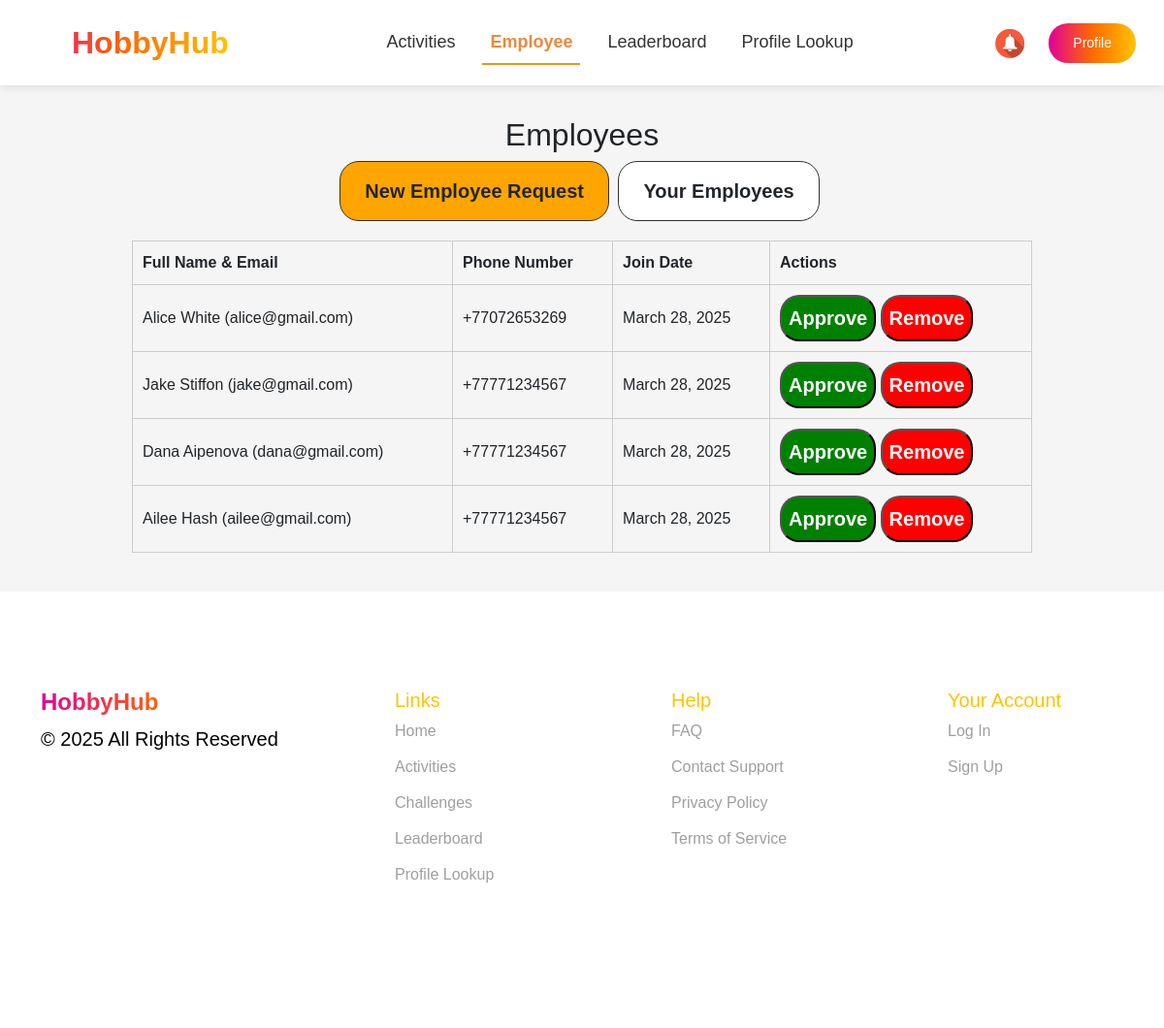
The page /employees/ (signed in) on the database as committed earlier.
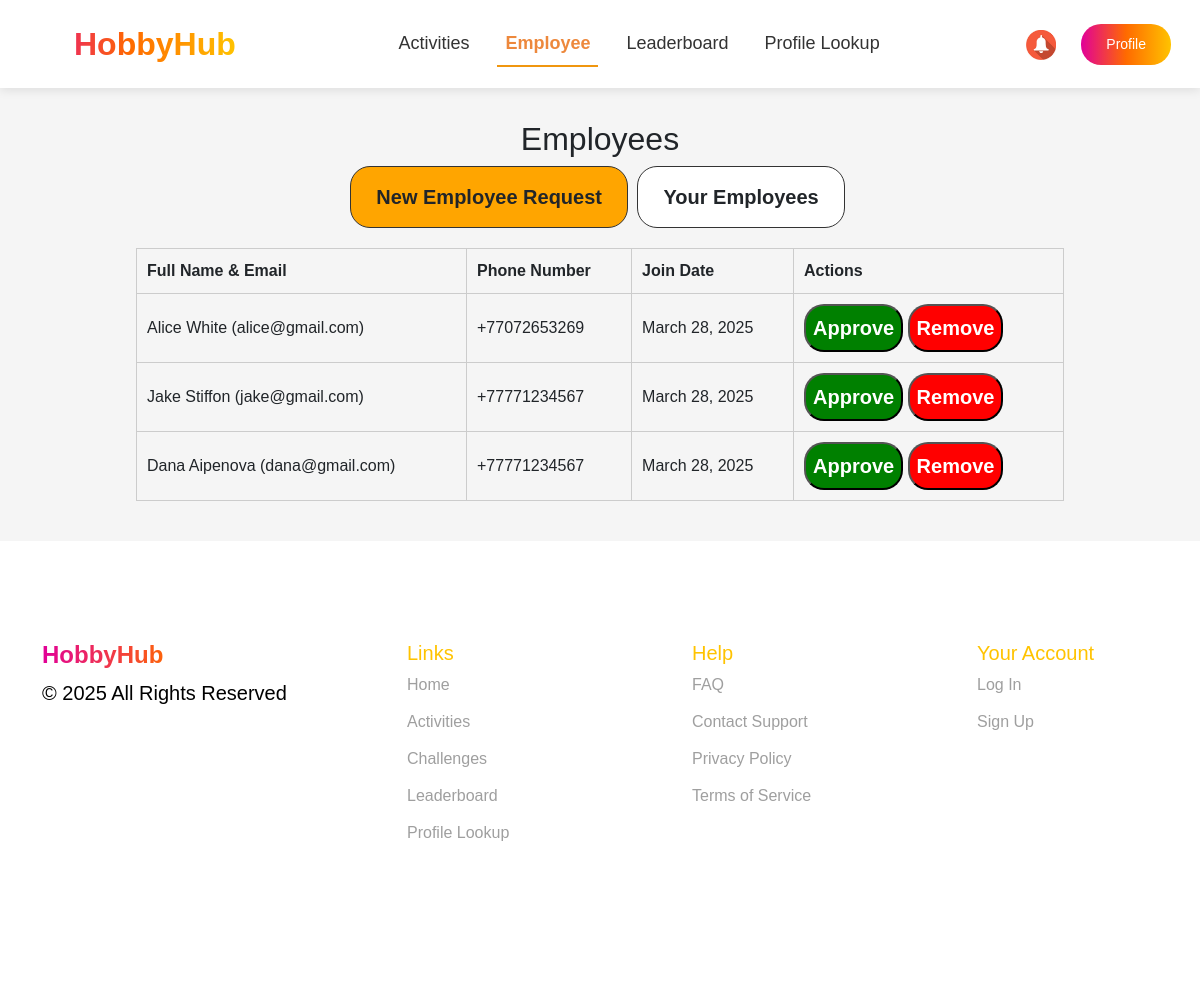
The same page on the database as committed later.
### events/models.py (models this page shows, shortened)
class Employee(models.Model):
    nickname = models.CharField(max_length=100, primary_key=True, verbose_name="Nickname")
    name = models.CharField(max_length=255, verbose_name="Name")
    last_name = models.CharField(max_length=255, verbose_name="Last Name")
    number = models.CharField(max_length=20, verbose_name="Number")
    join_date = models.DateField(verbose_name="Join Date")
    date_of_birth = models.DateField(null=True, blank=True, verbose_name="Date of Birth")
    receive_sms_notifications = models.BooleanField(default=True, verbose_name="Receive SMS Notifications")
    receive_email_notifications = models.BooleanField(default=True, verbose_name="Receive Email Notifications")
    receive_reminders = models.BooleanField(default=True, verbose_name="Receive Reminders")
    social_id = models.CharField(max_length=255, blank=True, null=True)  # ID из социальной сети
    social_provider = models.CharField(max_length=50, blank=True, null=True)  # Провайдер (Google, Facebook и т.д.)
    company = models.ForeignKey(
        Company,
        to_field='company_id',
        on_delete=models.CASCADE,
        verbose_name="Company"
    )
    gender = models.CharField(max_length=10, choices=[('Male', 'Male'), ('Female', 'Female')], verbose_name="Gender")
    mail = models.EmailField(unique=True, verbose_name="Email")
    password = models.CharField(max_length=255, verbose_name="Password")
    is_approved = models.BooleanField(default=False, verbose_name="Approved")
    profile_photo = models.ImageField(upload_to='profile_photos/', null=True, blank=True, verbose_name="Profile Photo")
    hobbies = models.ManyToManyField(Hobby, blank=True, related_name='employees')
    diamonds = models.IntegerField(default=0, verbose_name="Diamonds")

### events/views.py (the view)
# urls.py: path('employees/', employees, name='employees'),
@role_required("organizer")
def employees(request):
    company_id = request.session.get("company_id")
    if not company_id:
        return redirect("sign_in")
    company = Company.objects.get(id=company_id)
    new_requests = Employee.objects.filter(company=company, is_approved=False)
    approved_employees = Employee.objects.filter(company=company, is_approved=True)
    return render(request, "employees.html", {"new_requests": new_requests, "approved_employees": approved_employees})

### events/views.py (called while the page is built)
def role_required(role):
    def decorator(view_func):
        @wraps(view_func)
        def wrapper(request, *args, **kwargs):
            if role == "employee" and not request.session.get("nickname"):
                return redirect(f"/sign_in/?next={request.get_full_path()}")
            if role == "organizer" and not request.session.get("company_id"):
                return redirect(f"/sign_in/?next={request.get_full_path()}")
            return view_func(request, *args, **kwargs)
        return wrapper
    return decorator

### events/templates/employees.html (shortened to what this page needs)
{% extends "organizer_base.html" %}
    {% load static %}
    {% block extra_css %}
    <link rel="stylesheet" href="{% static 'css/organizer-styles.css' %}">
    <link rel="stylesheet" href="{% static 'css/employees.css' %}">
    <link href="https://fonts.cdnfonts.com/css/gilroy-bold" rel="stylesheet">
    <link rel="stylesheet" href="https://cdn.jsdelivr.net/npm/swiper/swiper-bundle.min.css">
{% endblock %}
{% block content %}
    <section>
        <main style="margin-top:50px; padding-top: 70px;" >
            <h2>Employees</h2>
            <div class="buttons">
                <button id="new-requests-btn" class="btn activeh">New Employee Request</button>
                <button id="your-employees-btn" class="btn">Your Employees</button>
            </div>
            <table id="new-requests-table" class="employees-table ">
                <thead>
                    <tr>
                        <th>Full Name & Email</th>
                        <th>Phone Number</th>
                        <th>Join Date</th>
                        <th>Actions</th>
                    </tr>
                </thead>
                <tbody id="new-requests-body">
                    {% for employee in new_requests %}
                    <tr>
                        <td>{{ employee.name }} {{ employee.last_name }} ({{ employee.mail }})</td>
                        <td>{{ employee.number }}</td>
                        <td>{{ employee.join_date }}</td>
                        <td>
                            <button class="approve-btn" data-nickname="{{ employee.nickname }}">Approve</button>
                            <button class="remove-btn" data-nickname="{{ employee.nickname }}">Remove</button>
                        </td>
                    </tr>
                    {% endfor %}
                </tbody>
            </table>
        </main>
    </section>
{% endblock %}

Rows that differ between the two databases and show on the page:
no longer on this page (row edited): Employee: name "Ailee", last_name "Hash", mail "ailee@gmail.com", number "+77771234567", join_date "March 28, 2025"
